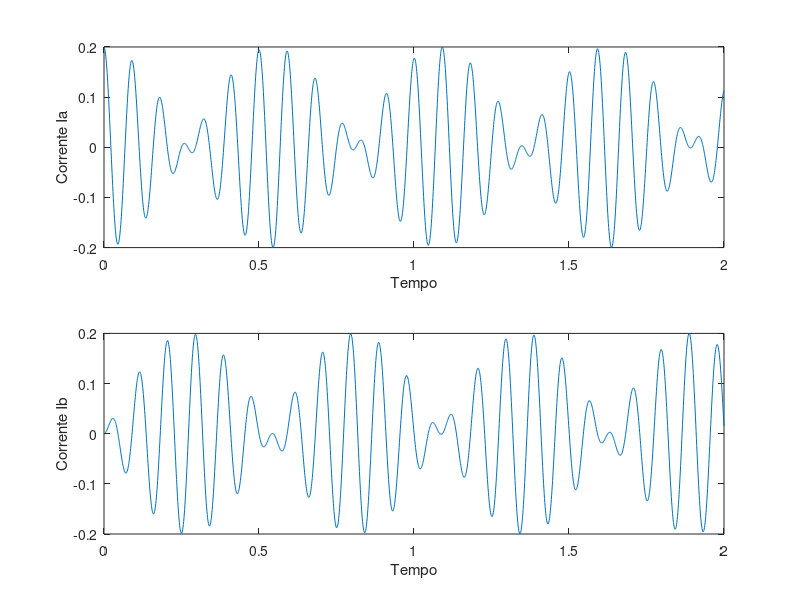
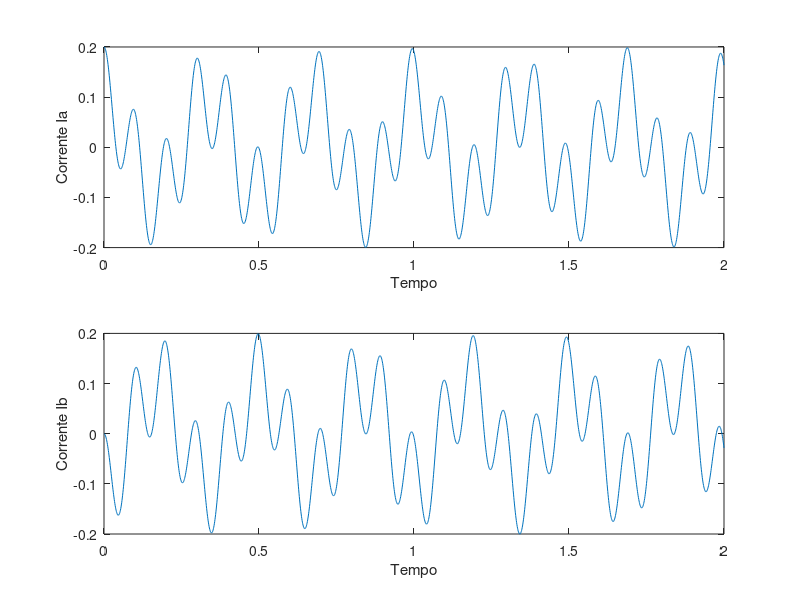

Write the MATLAB code that produced these figures, in order. (Note: this script raises an error after producing the figures.)
%Teste Pratico 2023
t0=0;
h=0.001;
tf=2;
t=t0:h:tf;
N=length(t);

%Dados
L=0.25;
C=1e-3;
alfa=0.2;
Ck=C/alfa;

dIa=zeros(1,N);
dIb=zeros(1,N);
Ia=zeros(1,N);
Ib=zeros(1,N);

%Condições iniciais
Ia0=0.2;
Ib0=0;
dIa0=0;
dIb0=0;

Ia(1)=Ia0;
Ib(1)=Ib0;
dIa(1)=dIa0;
dIb(1)=dIa0;

for k=1:N-1
    % Euler-Cromer
    a=(-1/(L*C))*Ia(k)-(1/(L*Ck))*(Ia(k)-Ib(k));
    dIa(k+1)=dIa(k)+a*h;
    Ia(k+1)=Ia(k)+dIa(k+1)*h;

    b=(-1/(L*C))*Ib(k)+(1/(L*Ck))*(Ia(k)-Ib(k));
    dIb(k+1)=dIb(k)+b*h;
    Ib(k+1)=Ib(k)+dIb(k+1)*h;
end
%Solução analítica
w1=(1/sqrt(L*C));
w2=(1/sqrt((L*((1/C)+(2/Ck)))^(-1)));
IA=0.5*(Ia0+Ib0)*cos(w1*t)+0.5*(Ia0-Ib0)*cos(w2*t);
IB=0.5*(Ia0+Ib0)*cos(w1*t)-0.5*(Ia0-Ib0)*cos(w2*t);

figure()
subplot(2,1,1)
title('Corrente Ia em função do Tempo')
plot(t,Ia)
xlabel('Tempo');ylabel('Corrente Ia')
subplot(2,1,2)
title('Corrente Ib em função do Tempo')
plot(t,Ib)
xlabel('Tempo');ylabel('Corrente Ib')

figure()
subplot(2,1,1)
title('Corrente Ia em função do Tempo')
plot(t,IA)
xlabel('Tempo');ylabel('Corrente Ia')
subplot(2,1,2)
title('Corrente Ib em função do Tempo')
plot(t,IB)
xlabel('Tempo');ylabel('Corrente Ib')
%%
%2)
%b)
t0=0;
h=0.05;
tf=100;
t=t0:h:tf;
N=length(t);

%Dados
x0=1;
y0=1;
z0=1;
a=0.2;
b=0.2;
c=1.8;

x=zeros(1,N);
y=zeros(1,N);
z=zeros(1,N);

x(1)=x0;
y(1)=y0;
z(1)=z0;

for k=1:N-1
    %Euler-Implicito
   % x(k+1)=x(k)-(y(k+1)+z(k+1))*h;
   % y(k+1)=y(k)+(x(k+1)+a*y(k+1))*h;
   % z(k+1)=z(k)+(b+(x(k+1)-c)*z(k+1))*h;

   func = @(xv) fcr(xv,x(k),y(k),z(k),const);
xv0 = [x(k),y(k),z(k)];
aux = fsolve(func,xv0,options);
x(k+1) = aux(1);
y(k+1) = aux(2);
z(k+1) = aux(3);

end



function F = fcr(xv,xold,vold,zold,const)
% const(1), const(2) e const(3) estão definidas no programa
%principal.
% xold é x(k) e vold é vx(k).
% xv(1) é x(k+1) e xv(2) é vx(k+1).
F(1)=xv(1)+const(1)*xv(2)+const(1)*xv(3);
F(2)=const(1)*xv(1)+const(2)*xv(2);
F(3)=xv(3)-const(3)-xv(1)*xv(3)+const(4)*xv(3);
end

%%
clc
clear all
close all

t0=0;
h=0.05;
tf=100;
t=t0:h:tf;
N=length(t);

%Dados
x0=1;
y0=1;
z0=1;
a=0.2;
b=0.2;
c=1.8;

x=zeros(1,N);
y=zeros(1,N);
z=zeros(1,N);

x(1)=x0;
y(1)=y0;
z(1)=z0;

fx=@(Y,Z)-y-z;
fy=@(X,Y)X+a.*Y;
fz=@(X,Z)b+(X-c).*Z;

for k=1:N-1
    r1x=fx(y(k),z(k));
    r1y=fy(x(k),y(k));
    r1z=fz(x(k),z(k));

    r2x=fx((y(k)+r1y*h/2),(z(k)+r1z*h/2));
    r2y=fy((x(k)+r1x*h/2),(y(k)+r1y*h/2));
    r2z=fz((x(k)+r1x*h/2),(z(k)+r1z*h/2));

    x(k+1)= x(k) + r2x.*h;
    y(k+1)= y(k) + r2y.*h;
    z(k+1)= z(k) + r2z.*h;
end

plot(x,y,z)


